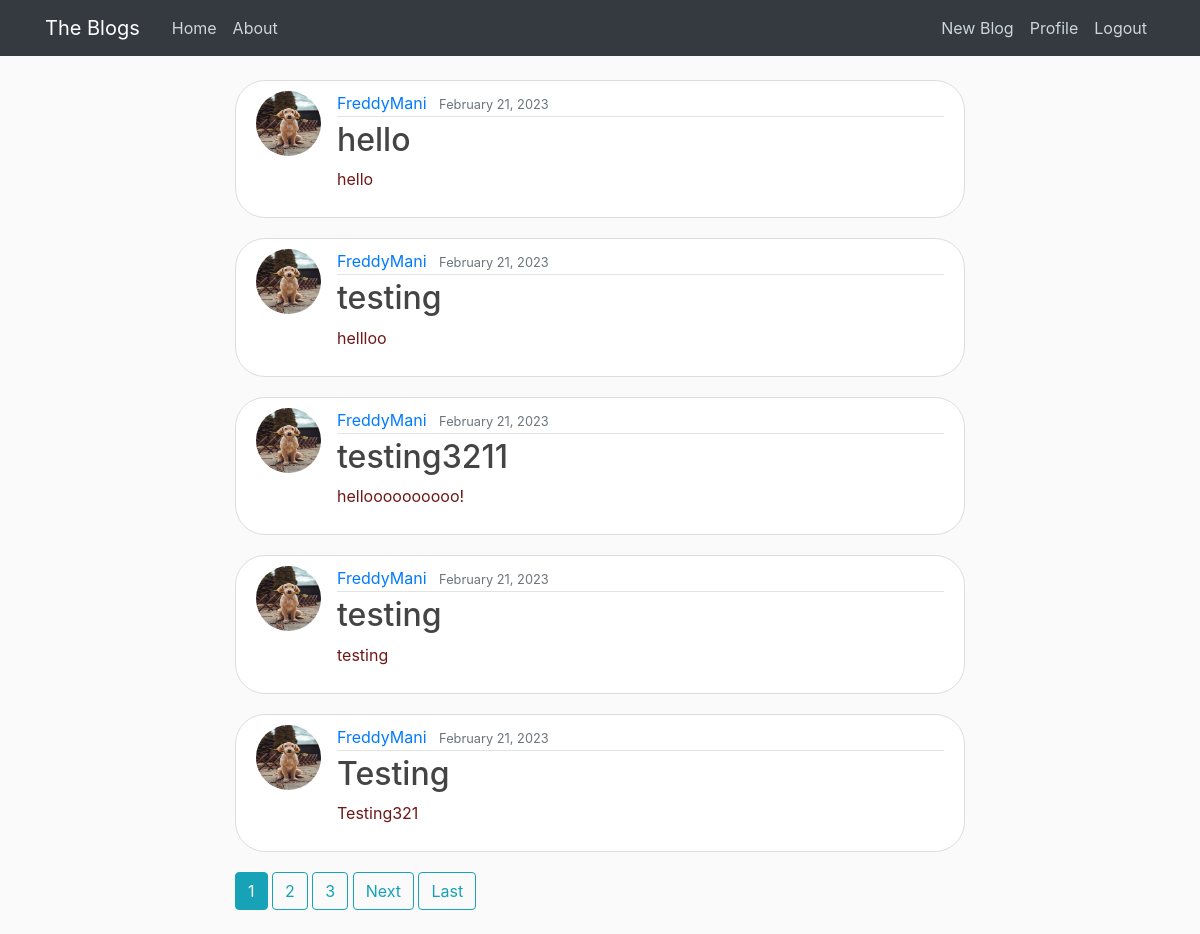
The app's page / (signed in), older data.
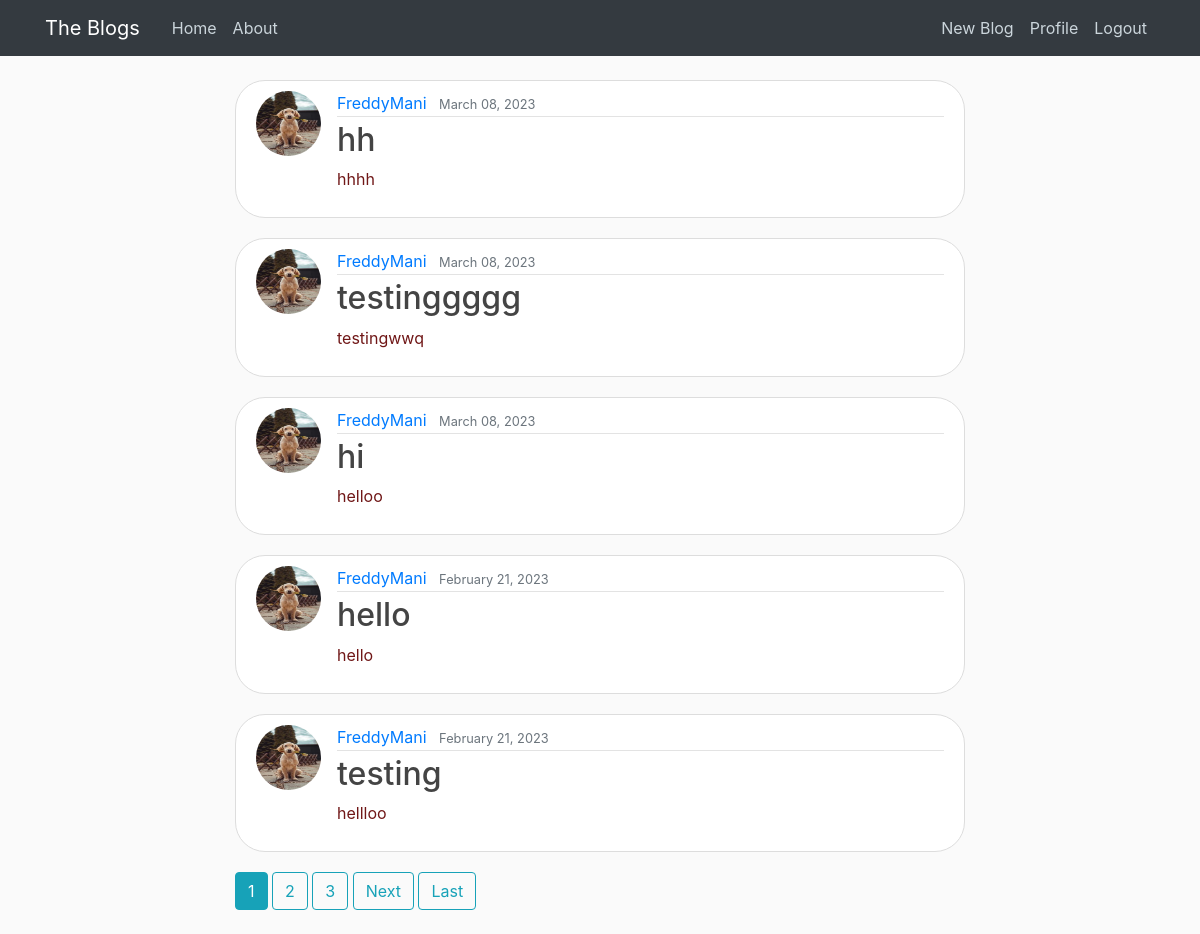
The same page, newer data.
### blog/models.py (models this page shows, shortened)
class Post(models.Model):
    title = models.CharField(max_length = 100)
    content = models.TextField()
    date_posted = models.DateTimeField(default = timezone.now)
    author = models.ForeignKey(User, on_delete = models.CASCADE)
    image = models.ImageField(upload_to='post_images/', null=True, blank=True)

### users/models.py (models this page shows, shortened)
class Profile(models.Model):
    user = models.OneToOneField(User, on_delete = models.CASCADE)
    image = models.ImageField(default = 'default.jpg', upload_to = 'profile_pics')

### blog/views.py (the view)
# urls.py: path('', views.PostListView.as_view(), name="blog-home"),
class PostListView(LoginRequiredMixin,ListView):
    model = Post
    template_name = 'blog/home.html'
    context_object_name = 'posts'
    ordering = ['-date_posted']
    paginate_by = 5

### blog/templates/blog/home.html (shortened to what this page needs)
{% extends "blog/base.html" %}
{% block content %}
    {% for post in posts %}
    <article class="media content-section">
     <img class = "rounded-circle article-img" src="{{ post.author.profile.image.url }}">
        <div class="media-body">
          <div class="article-metadata">
            <a class="mr-2" href="{% url 'user-posts' post.author.username %}">{{ post.author }}</a>
            <small class="text-muted">{{ post.date_posted|date:"F d, Y" }}</small>
          </div>
          <h2><a class="article-title" href="{% url 'post-detail' post.id %}">{{ post.title }}</a></h2>
          <p class="article-content">{{ post.content }}</p>
        </div>
      </article>
    {% endfor %}
    {% if is_paginated %}
      {% for num in page_obj.paginator.page_range %}
          {% if page_obj.number == num %}
            <a class = "btn btn-info mb-4" href="?page={{ num }}">{{ num }}</a>
          {% elif num > page_obj.number|add:'-3' and  num < page_obj.number|add:'3' %}
          <a class = "btn btn-outline-info mb-4" href="?page={{ num }}">{{ num }}</a>
          {% endif %}
      {% endfor %}
    {% if page_obj.has_next %}
      <a class = "btn btn-outline-info mb-4" href="?page={{ page_obj.next_page_number }}">Next</a>
      <a class = "btn btn-outline-info mb-4" href="?page={{ page_obj.paginator.num_pages }}">Last</a>
    {% endif %}
    {% endif %}
{% endblock content %}

Row changes from the older to the newer data that the page shows:
no longer on this page (row unchanged): Post: author.profile.image (picture), author "FreddyMani", date_posted "February 21, 2023", title "testing3211", content "helloooooooooo!"
no longer on this page (row unchanged): Post: author.profile.image (picture), author "FreddyMani", date_posted "February 21, 2023", title "testing", content "testing"
no longer on this page (row unchanged): Post: author.profile.image (picture), author "FreddyMani", date_posted "February 21, 2023", title "Testing", content "Testing321"
added Post: author.profile.image (picture), author "FreddyMani", date_posted "March 08, 2023", title "hh", content "hhhh"
added Post: author.profile.image (picture), author "FreddyMani", date_posted "March 08, 2023", title "testinggggg", content "testingwwq"
added Post: author.profile.image (picture), author "FreddyMani", date_posted "March 08, 2023", title "hi", content "helloo"
